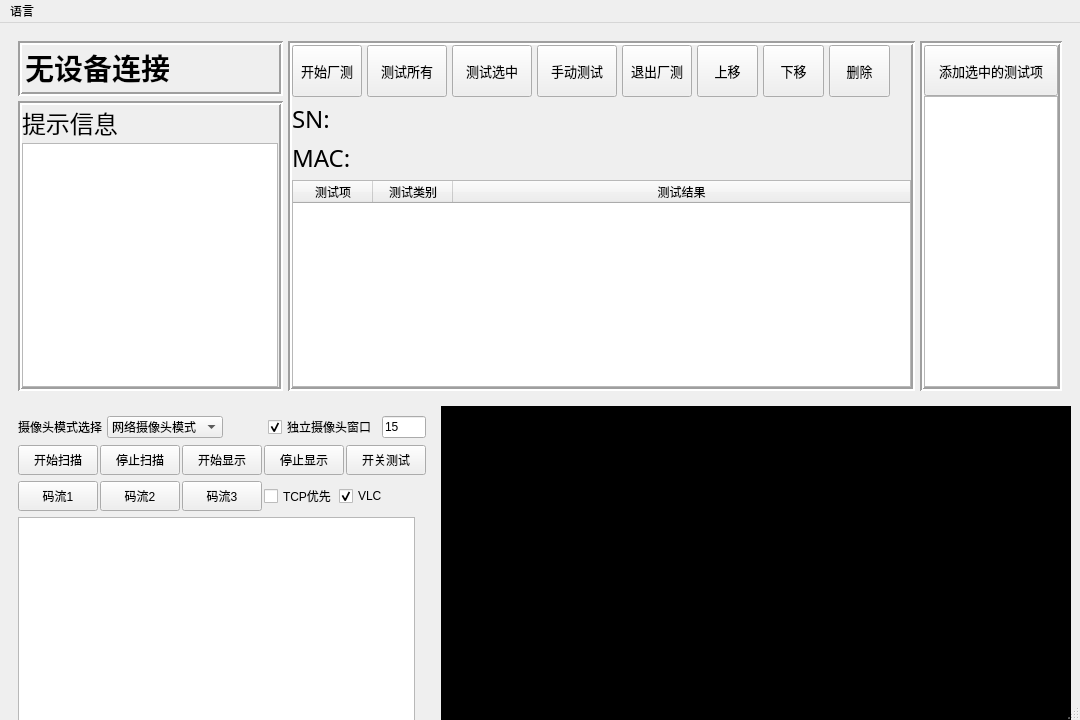
<?xml version="1.0" encoding="UTF-8"?>
<ui version="4.0">
 <class>MainWindow</class>
 <widget class="QMainWindow" name="MainWindow">
  <property name="geometry">
   <rect>
    <x>0</x>
    <y>0</y>
    <width>1080</width>
    <height>720</height>
   </rect>
  </property>
  <property name="sizePolicy">
   <sizepolicy hsizetype="Fixed" vsizetype="Fixed">
    <horstretch>0</horstretch>
    <verstretch>0</verstretch>
   </sizepolicy>
  </property>
  <property name="minimumSize">
   <size>
    <width>1080</width>
    <height>720</height>
   </size>
  </property>
  <property name="maximumSize">
   <size>
    <width>1080</width>
    <height>720</height>
   </size>
  </property>
  <property name="windowTitle">
   <string>厂测工具</string>
  </property>
  <widget class="QWidget" name="centralwidget">
   <property name="sizePolicy">
    <sizepolicy hsizetype="Fixed" vsizetype="Fixed">
     <horstretch>0</horstretch>
     <verstretch>0</verstretch>
    </sizepolicy>
   </property>
   <property name="minimumSize">
    <size>
     <width>1080</width>
     <height>720</height>
    </size>
   </property>
   <property name="maximumSize">
    <size>
     <width>1080</width>
     <height>720</height>
    </size>
   </property>
   <layout class="QGridLayout" name="gridLayout">
    <item row="0" column="0" colspan="2">
     <widget class="QWidget" name="testcase_widget" native="true">
      <layout class="QHBoxLayout" name="testcase_layout">
       <property name="spacing">
        <number>5</number>
       </property>
       <property name="sizeConstraint">
        <enum>QLayout::SetDefaultConstraint</enum>
       </property>
       <item>
        <layout class="QVBoxLayout" name="device_info_layout">
         <property name="spacing">
          <number>5</number>
         </property>
         <item>
          <widget class="QFrame" name="device_status_frame">
           <property name="sizePolicy">
            <sizepolicy hsizetype="Fixed" vsizetype="Fixed">
             <horstretch>0</horstretch>
             <verstretch>0</verstretch>
            </sizepolicy>
           </property>
           <property name="minimumSize">
            <size>
             <width>265</width>
             <height>55</height>
            </size>
           </property>
           <property name="maximumSize">
            <size>
             <width>265</width>
             <height>55</height>
            </size>
           </property>
           <property name="frameShape">
            <enum>QFrame::Box</enum>
           </property>
           <property name="frameShadow">
            <enum>QFrame::Sunken</enum>
           </property>
           <property name="lineWidth">
            <number>2</number>
           </property>
           <widget class="QLabel" name="label_device_status">
            <property name="geometry">
             <rect>
              <x>7</x>
              <y>7</y>
              <width>250</width>
              <height>39</height>
             </rect>
            </property>
            <property name="sizePolicy">
             <sizepolicy hsizetype="Fixed" vsizetype="Preferred">
              <horstretch>0</horstretch>
              <verstretch>0</verstretch>
             </sizepolicy>
            </property>
            <property name="minimumSize">
             <size>
              <width>250</width>
              <height>0</height>
             </size>
            </property>
            <property name="maximumSize">
             <size>
              <width>250</width>
              <height>16777215</height>
             </size>
            </property>
            <property name="font">
             <font>
              <family>宋体</family>
              <pointsize>22</pointsize>
              <weight>75</weight>
              <bold>true</bold>
             </font>
            </property>
            <property name="text">
             <string>无设备连接</string>
            </property>
           </widget>
          </widget>
         </item>
         <item>
          <widget class="QFrame" name="log_output_frame">
           <property name="sizePolicy">
            <sizepolicy hsizetype="Fixed" vsizetype="Preferred">
             <horstretch>0</horstretch>
             <verstretch>0</verstretch>
            </sizepolicy>
           </property>
           <property name="minimumSize">
            <size>
             <width>265</width>
             <height>0</height>
            </size>
           </property>
           <property name="maximumSize">
            <size>
             <width>265</width>
             <height>16777215</height>
            </size>
           </property>
           <property name="frameShape">
            <enum>QFrame::Box</enum>
           </property>
           <property name="frameShadow">
            <enum>QFrame::Sunken</enum>
           </property>
           <property name="lineWidth">
            <number>2</number>
           </property>
           <layout class="QVBoxLayout" name="verticalLayout">
            <property name="spacing">
             <number>2</number>
            </property>
            <property name="leftMargin">
             <number>0</number>
            </property>
            <property name="topMargin">
             <number>0</number>
            </property>
            <property name="rightMargin">
             <number>0</number>
            </property>
            <property name="bottomMargin">
             <number>0</number>
            </property>
            <item>
             <widget class="QLabel" name="label_tips">
              <property name="sizePolicy">
               <sizepolicy hsizetype="Fixed" vsizetype="Fixed">
                <horstretch>0</horstretch>
                <verstretch>0</verstretch>
               </sizepolicy>
              </property>
              <property name="font">
               <font>
                <family>宋体</family>
                <pointsize>18</pointsize>
               </font>
              </property>
              <property name="text">
               <string>提示信息</string>
              </property>
             </widget>
            </item>
            <item>
             <widget class="QListWidget" name="listwidget_log">
              <property name="sizePolicy">
               <sizepolicy hsizetype="Fixed" vsizetype="Expanding">
                <horstretch>0</horstretch>
                <verstretch>0</verstretch>
               </sizepolicy>
              </property>
              <property name="minimumSize">
               <size>
                <width>256</width>
                <height>244</height>
               </size>
              </property>
              <property name="maximumSize">
               <size>
                <width>256</width>
                <height>16777215</height>
               </size>
              </property>
              <property name="focusPolicy">
               <enum>Qt::NoFocus</enum>
              </property>
             </widget>
            </item>
           </layout>
          </widget>
         </item>
        </layout>
       </item>
       <item>
        <widget class="QFrame" name="current_testcast_layout">
         <property name="sizePolicy">
          <sizepolicy hsizetype="Expanding" vsizetype="Expanding">
           <horstretch>0</horstretch>
           <verstretch>0</verstretch>
          </sizepolicy>
         </property>
         <property name="frameShape">
          <enum>QFrame::Box</enum>
         </property>
         <property name="frameShadow">
          <enum>QFrame::Sunken</enum>
         </property>
         <property name="lineWidth">
          <number>2</number>
         </property>
         <layout class="QVBoxLayout" name="verticalLayout_3">
          <property name="spacing">
           <number>5</number>
          </property>
          <property name="leftMargin">
           <number>0</number>
          </property>
          <property name="topMargin">
           <number>0</number>
          </property>
          <property name="rightMargin">
           <number>0</number>
          </property>
          <property name="bottomMargin">
           <number>0</number>
          </property>
          <item>
           <layout class="QHBoxLayout" name="testcase_menu_layout">
            <property name="spacing">
             <number>5</number>
            </property>
            <property name="sizeConstraint">
             <enum>QLayout::SetDefaultConstraint</enum>
            </property>
            <item>
             <widget class="QPushButton" name="button_start_test">
              <property name="sizePolicy">
               <sizepolicy hsizetype="Preferred" vsizetype="Fixed">
                <horstretch>0</horstretch>
                <verstretch>0</verstretch>
               </sizepolicy>
              </property>
              <property name="minimumSize">
               <size>
                <width>70</width>
                <height>52</height>
               </size>
              </property>
              <property name="font">
               <font>
                <family>宋体</family>
                <pointsize>10</pointsize>
                <weight>50</weight>
                <bold>false</bold>
               </font>
              </property>
              <property name="text">
               <string>开始厂测</string>
              </property>
             </widget>
            </item>
            <item>
             <widget class="QPushButton" name="button_test_all">
              <property name="sizePolicy">
               <sizepolicy hsizetype="Preferred" vsizetype="Fixed">
                <horstretch>0</horstretch>
                <verstretch>0</verstretch>
               </sizepolicy>
              </property>
              <property name="minimumSize">
               <size>
                <width>0</width>
                <height>52</height>
               </size>
              </property>
              <property name="font">
               <font>
                <family>宋体</family>
                <pointsize>10</pointsize>
                <weight>50</weight>
                <bold>false</bold>
               </font>
              </property>
              <property name="text">
               <string>测试所有</string>
              </property>
             </widget>
            </item>
            <item>
             <widget class="QPushButton" name="button_test_selected">
              <property name="sizePolicy">
               <sizepolicy hsizetype="Preferred" vsizetype="Fixed">
                <horstretch>0</horstretch>
                <verstretch>0</verstretch>
               </sizepolicy>
              </property>
              <property name="minimumSize">
               <size>
                <width>0</width>
                <height>52</height>
               </size>
              </property>
              <property name="font">
               <font>
                <family>宋体</family>
                <pointsize>10</pointsize>
                <weight>50</weight>
                <bold>false</bold>
               </font>
              </property>
              <property name="text">
               <string>测试选中</string>
              </property>
             </widget>
            </item>
            <item>
             <widget class="QPushButton" name="button_manual_test">
              <property name="sizePolicy">
               <sizepolicy hsizetype="Preferred" vsizetype="Fixed">
                <horstretch>0</horstretch>
                <verstretch>0</verstretch>
               </sizepolicy>
              </property>
              <property name="minimumSize">
               <size>
                <width>0</width>
                <height>52</height>
               </size>
              </property>
              <property name="font">
               <font>
                <family>宋体</family>
                <pointsize>10</pointsize>
                <weight>50</weight>
                <bold>false</bold>
               </font>
              </property>
              <property name="text">
               <string>手动测试</string>
              </property>
             </widget>
            </item>
            <item>
             <widget class="QPushButton" name="button_exit_test">
              <property name="sizePolicy">
               <sizepolicy hsizetype="Preferred" vsizetype="Fixed">
                <horstretch>0</horstretch>
                <verstretch>0</verstretch>
               </sizepolicy>
              </property>
              <property name="minimumSize">
               <size>
                <width>70</width>
                <height>52</height>
               </size>
              </property>
              <property name="font">
               <font>
                <family>宋体</family>
                <pointsize>10</pointsize>
                <weight>50</weight>
                <bold>false</bold>
               </font>
              </property>
              <property name="text">
               <string>退出厂测</string>
              </property>
             </widget>
            </item>
            <item>
             <widget class="QPushButton" name="button_move_up">
              <property name="sizePolicy">
               <sizepolicy hsizetype="Preferred" vsizetype="Fixed">
                <horstretch>0</horstretch>
                <verstretch>0</verstretch>
               </sizepolicy>
              </property>
              <property name="minimumSize">
               <size>
                <width>36</width>
                <height>52</height>
               </size>
              </property>
              <property name="font">
               <font>
                <family>宋体</family>
                <pointsize>10</pointsize>
                <weight>50</weight>
                <bold>false</bold>
               </font>
              </property>
              <property name="text">
               <string>上移</string>
              </property>
             </widget>
            </item>
            <item>
             <widget class="QPushButton" name="button_move_down">
              <property name="sizePolicy">
               <sizepolicy hsizetype="Preferred" vsizetype="Fixed">
                <horstretch>0</horstretch>
                <verstretch>0</verstretch>
               </sizepolicy>
              </property>
              <property name="minimumSize">
               <size>
                <width>36</width>
                <height>52</height>
               </size>
              </property>
              <property name="font">
               <font>
                <family>宋体</family>
                <pointsize>10</pointsize>
                <weight>50</weight>
                <bold>false</bold>
               </font>
              </property>
              <property name="text">
               <string>下移</string>
              </property>
             </widget>
            </item>
            <item>
             <widget class="QPushButton" name="button_remove_testcase">
              <property name="sizePolicy">
               <sizepolicy hsizetype="Preferred" vsizetype="Fixed">
                <horstretch>0</horstretch>
                <verstretch>0</verstretch>
               </sizepolicy>
              </property>
              <property name="minimumSize">
               <size>
                <width>36</width>
                <height>52</height>
               </size>
              </property>
              <property name="font">
               <font>
                <family>宋体</family>
                <pointsize>10</pointsize>
                <weight>50</weight>
                <bold>false</bold>
               </font>
              </property>
              <property name="text">
               <string>删除</string>
              </property>
             </widget>
            </item>
            <item>
             <spacer name="spacer_testcase_menu">
              <property name="orientation">
               <enum>Qt::Horizontal</enum>
              </property>
              <property name="sizeHint" stdset="0">
               <size>
                <width>40</width>
                <height>20</height>
               </size>
              </property>
             </spacer>
            </item>
           </layout>
          </item>
          <item>
           <widget class="QLabel" name="label_sn">
            <property name="font">
             <font>
              <family>宋体</family>
              <pointsize>18</pointsize>
             </font>
            </property>
            <property name="text">
             <string>SN: </string>
            </property>
           </widget>
          </item>
          <item>
           <widget class="QLabel" name="label_mac">
            <property name="font">
             <font>
              <family>宋体</family>
              <pointsize>18</pointsize>
             </font>
            </property>
            <property name="text">
             <string>MAC:</string>
            </property>
           </widget>
          </item>
          <item>
           <widget class="QTableWidget" name="tablewidget_testcase">
            <property name="sizePolicy">
             <sizepolicy hsizetype="Preferred" vsizetype="Expanding">
              <horstretch>0</horstretch>
              <verstretch>0</verstretch>
             </sizepolicy>
            </property>
            <property name="autoFillBackground">
             <bool>false</bool>
            </property>
            <property name="sizeAdjustPolicy">
             <enum>QAbstractScrollArea::AdjustIgnored</enum>
            </property>
            <property name="editTriggers">
             <set>QAbstractItemView::NoEditTriggers</set>
            </property>
            <property name="dragEnabled">
             <bool>false</bool>
            </property>
            <property name="dragDropOverwriteMode">
             <bool>false</bool>
            </property>
            <property name="dragDropMode">
             <enum>QAbstractItemView::NoDragDrop</enum>
            </property>
            <property name="defaultDropAction">
             <enum>Qt::MoveAction</enum>
            </property>
            <property name="selectionMode">
             <enum>QAbstractItemView::ExtendedSelection</enum>
            </property>
            <property name="selectionBehavior">
             <enum>QAbstractItemView::SelectRows</enum>
            </property>
            <property name="rowCount">
             <number>0</number>
            </property>
            <property name="columnCount">
             <number>3</number>
            </property>
            <attribute name="horizontalHeaderDefaultSectionSize">
             <number>80</number>
            </attribute>
            <attribute name="horizontalHeaderStretchLastSection">
             <bool>true</bool>
            </attribute>
            <attribute name="verticalHeaderVisible">
             <bool>true</bool>
            </attribute>
            <attribute name="verticalHeaderMinimumSectionSize">
             <number>20</number>
            </attribute>
            <attribute name="verticalHeaderDefaultSectionSize">
             <number>20</number>
            </attribute>
            <column>
             <property name="text">
              <string>测试项</string>
             </property>
            </column>
            <column>
             <property name="text">
              <string>测试类别</string>
             </property>
            </column>
            <column>
             <property name="text">
              <string>测试结果</string>
             </property>
            </column>
           </widget>
          </item>
         </layout>
        </widget>
       </item>
       <item>
        <widget class="QFrame" name="all_testcase_layout">
         <property name="sizePolicy">
          <sizepolicy hsizetype="Fixed" vsizetype="Preferred">
           <horstretch>0</horstretch>
           <verstretch>0</verstretch>
          </sizepolicy>
         </property>
         <property name="maximumSize">
          <size>
           <width>142</width>
           <height>16777215</height>
          </size>
         </property>
         <property name="frameShape">
          <enum>QFrame::Box</enum>
         </property>
         <property name="frameShadow">
          <enum>QFrame::Sunken</enum>
         </property>
         <property name="lineWidth">
          <number>2</number>
         </property>
         <layout class="QVBoxLayout" name="verticalLayout_4">
          <property name="spacing">
           <number>0</number>
          </property>
          <property name="leftMargin">
           <number>0</number>
          </property>
          <property name="topMargin">
           <number>0</number>
          </property>
          <property name="rightMargin">
           <number>0</number>
          </property>
          <property name="bottomMargin">
           <number>0</number>
          </property>
          <item>
           <widget class="QPushButton" name="button_add_testcase">
            <property name="sizePolicy">
             <sizepolicy hsizetype="Expanding" vsizetype="Fixed">
              <horstretch>0</horstretch>
              <verstretch>0</verstretch>
             </sizepolicy>
            </property>
            <property name="minimumSize">
             <size>
              <width>134</width>
              <height>51</height>
             </size>
            </property>
            <property name="maximumSize">
             <size>
              <width>16777215</width>
              <height>51</height>
             </size>
            </property>
            <property name="font">
             <font>
              <family>宋体</family>
              <pointsize>10</pointsize>
              <weight>50</weight>
              <bold>false</bold>
             </font>
            </property>
            <property name="text">
             <string>添加选中的测试项</string>
            </property>
           </widget>
          </item>
          <item>
           <widget class="QListWidget" name="listwidget_all_testcase">
            <property name="sizePolicy">
             <sizepolicy hsizetype="Expanding" vsizetype="Expanding">
              <horstretch>0</horstretch>
              <verstretch>0</verstretch>
             </sizepolicy>
            </property>
            <property name="minimumSize">
             <size>
              <width>133</width>
              <height>0</height>
             </size>
            </property>
            <property name="maximumSize">
             <size>
              <width>16777215</width>
              <height>16777215</height>
             </size>
            </property>
            <property name="selectionMode">
             <enum>QAbstractItemView::ExtendedSelection</enum>
            </property>
            <property name="spacing">
             <number>5</number>
            </property>
            <property name="selectionRectVisible">
             <bool>true</bool>
            </property>
           </widget>
          </item>
         </layout>
        </widget>
       </item>
      </layout>
     </widget>
    </item>
    <item row="1" column="0">
     <widget class="QWidget" name="camera_widget" native="true">
      <property name="enabled">
       <bool>true</bool>
      </property>
      <layout class="QVBoxLayout" name="camera_layout">
       <item>
        <layout class="QHBoxLayout" name="camera_mode_layout">
         <property name="spacing">
          <number>5</number>
         </property>
         <item>
          <widget class="QLabel" name="label_camera_mode">
           <property name="text">
            <string>摄像头模式选择</string>
           </property>
          </widget>
         </item>
         <item>
          <widget class="QComboBox" name="combobox_camera_mode">
           <item>
            <property name="text">
             <string>网络摄像头模式</string>
            </property>
           </item>
           <item>
            <property name="text">
             <string>UVC摄像头模式</string>
            </property>
           </item>
          </widget>
         </item>
         <item>
          <spacer name="spacer_camera_mode">
           <property name="orientation">
            <enum>Qt::Horizontal</enum>
           </property>
           <property name="sizeType">
            <enum>QSizePolicy::Minimum</enum>
           </property>
           <property name="sizeHint" stdset="0">
            <size>
             <width>40</width>
             <height>20</height>
            </size>
           </property>
          </spacer>
         </item>
         <item>
          <widget class="QCheckBox" name="checkbox_individual_camera">
           <property name="text">
            <string>独立摄像头窗口</string>
           </property>
           <property name="checked">
            <bool>true</bool>
           </property>
           <property name="tristate">
            <bool>true</bool>
           </property>
          </widget>
         </item>
         <item>
          <widget class="QLineEdit" name="lineedit_camera_interval">
           <property name="sizePolicy">
            <sizepolicy hsizetype="Preferred" vsizetype="Fixed">
             <horstretch>0</horstretch>
             <verstretch>0</verstretch>
            </sizepolicy>
           </property>
           <property name="inputMethodHints">
            <set>Qt::ImhDigitsOnly</set>
           </property>
           <property name="text">
            <string>15</string>
           </property>
          </widget>
         </item>
        </layout>
       </item>
       <item>
        <layout class="QHBoxLayout" name="camera_test_layout">
         <property name="spacing">
          <number>2</number>
         </property>
         <item>
          <widget class="QPushButton" name="button_start_scan">
           <property name="minimumSize">
            <size>
             <width>0</width>
             <height>30</height>
            </size>
           </property>
           <property name="maximumSize">
            <size>
             <width>16777215</width>
             <height>30</height>
            </size>
           </property>
           <property name="text">
            <string>开始扫描</string>
           </property>
          </widget>
         </item>
         <item>
          <widget class="QPushButton" name="button_stop_scan">
           <property name="minimumSize">
            <size>
             <width>0</width>
             <height>30</height>
            </size>
           </property>
           <property name="maximumSize">
            <size>
             <width>16777215</width>
             <height>30</height>
            </size>
           </property>
           <property name="text">
            <string>停止扫描</string>
           </property>
          </widget>
         </item>
         <item>
          <widget class="QPushButton" name="button_open_camera">
           <property name="minimumSize">
            <size>
             <width>0</width>
             <height>30</height>
            </size>
           </property>
           <property name="maximumSize">
            <size>
             <width>16777215</width>
             <height>30</height>
            </size>
           </property>
           <property name="text">
            <string>开始显示</string>
           </property>
          </widget>
         </item>
         <item>
          <widget class="QPushButton" name="button_close_camera">
           <property name="minimumSize">
            <size>
             <width>0</width>
             <height>30</height>
            </size>
           </property>
           <property name="maximumSize">
            <size>
             <width>16777215</width>
             <height>30</height>
            </size>
           </property>
           <property name="text">
            <string>停止显示</string>
           </property>
          </widget>
         </item>
         <item>
          <widget class="QPushButton" name="button_switch_camera">
           <property name="minimumSize">
            <size>
             <width>0</width>
             <height>30</height>
            </size>
           </property>
           <property name="maximumSize">
            <size>
             <width>16777215</width>
             <height>30</height>
            </size>
           </property>
           <property name="text">
            <string>开关测试</string>
           </property>
          </widget>
         </item>
        </layout>
       </item>
       <item>
        <layout class="QHBoxLayout" name="camera_stream_layout">
         <property name="spacing">
          <number>2</number>
         </property>
         <item>
          <widget class="QPushButton" name="button_camera_stream1">
           <property name="minimumSize">
            <size>
             <width>0</width>
             <height>30</height>
            </size>
           </property>
           <property name="maximumSize">
            <size>
             <width>16777215</width>
             <height>30</height>
            </size>
           </property>
           <property name="text">
            <string>码流1</string>
           </property>
          </widget>
         </item>
         <item>
          <widget class="QPushButton" name="button_camera_stream2">
           <property name="minimumSize">
            <size>
             <width>0</width>
             <height>30</height>
            </size>
           </property>
           <property name="maximumSize">
            <size>
             <width>16777215</width>
             <height>30</height>
            </size>
           </property>
           <property name="text">
            <string>码流2</string>
           </property>
          </widget>
         </item>
         <item>
          <widget class="QPushButton" name="button_camera_stream3">
           <property name="minimumSize">
            <size>
             <width>0</width>
             <height>30</height>
            </size>
           </property>
           <property name="maximumSize">
            <size>
             <width>16777215</width>
             <height>30</height>
            </size>
           </property>
           <property name="text">
            <string>码流3</string>
           </property>
          </widget>
         </item>
         <item>
          <widget class="QCheckBox" name="checkbox_use_tcp">
           <property name="text">
            <string>TCP优先</string>
           </property>
          </widget>
         </item>
         <item>
          <widget class="QCheckBox" name="checkbox_vlc">
           <property name="text">
            <string>VLC</string>
           </property>
           <property name="checked">
            <bool>true</bool>
           </property>
           <property name="tristate">
            <bool>false</bool>
           </property>
          </widget>
         </item>
         <item>
          <spacer name="spacer_camera_stream">
           <property name="orientation">
            <enum>Qt::Horizontal</enum>
           </property>
           <property name="sizeType">
            <enum>QSizePolicy::Preferred</enum>
           </property>
           <property name="sizeHint" stdset="0">
            <size>
             <width>40</width>
             <height>20</height>
            </size>
           </property>
          </spacer>
         </item>
        </layout>
       </item>
       <item>
        <widget class="QListWidget" name="listwidget_camera">
         <property name="sizePolicy">
          <sizepolicy hsizetype="Fixed" vsizetype="Expanding">
           <horstretch>0</horstretch>
           <verstretch>0</verstretch>
          </sizepolicy>
         </property>
         <property name="minimumSize">
          <size>
           <width>397</width>
           <height>0</height>
          </size>
         </property>
         <property name="maximumSize">
          <size>
           <width>397</width>
           <height>16777215</height>
          </size>
         </property>
        </widget>
       </item>
      </layout>
     </widget>
    </item>
    <item row="1" column="1">
     <widget class="QFrame" name="video_frame">
      <property name="sizePolicy">
       <sizepolicy hsizetype="Expanding" vsizetype="Expanding">
        <horstretch>0</horstretch>
        <verstretch>0</verstretch>
       </sizepolicy>
      </property>
      <property name="autoFillBackground">
       <bool>false</bool>
      </property>
      <property name="styleSheet">
       <string notr="true">background-color: rgb(0, 0, 0);</string>
      </property>
      <property name="frameShape">
       <enum>QFrame::StyledPanel</enum>
      </property>
      <property name="frameShadow">
       <enum>QFrame::Raised</enum>
      </property>
     </widget>
    </item>
   </layout>
  </widget>
  <widget class="QMenuBar" name="menubar">
   <property name="geometry">
    <rect>
     <x>0</x>
     <y>0</y>
     <width>1080</width>
     <height>23</height>
    </rect>
   </property>
   <widget class="QMenu" name="menu">
    <property name="title">
     <string>语言</string>
    </property>
    <addaction name="action_english"/>
    <addaction name="action_chinese"/>
   </widget>
   <addaction name="menu"/>
  </widget>
  <widget class="QStatusBar" name="statusbar"/>
  <action name="action_english">
   <property name="text">
    <string>English</string>
   </property>
  </action>
  <action name="action_chinese">
   <property name="text">
    <string>中文</string>
   </property>
  </action>
 </widget>
 <resources/>
 <connections/>
</ui>
